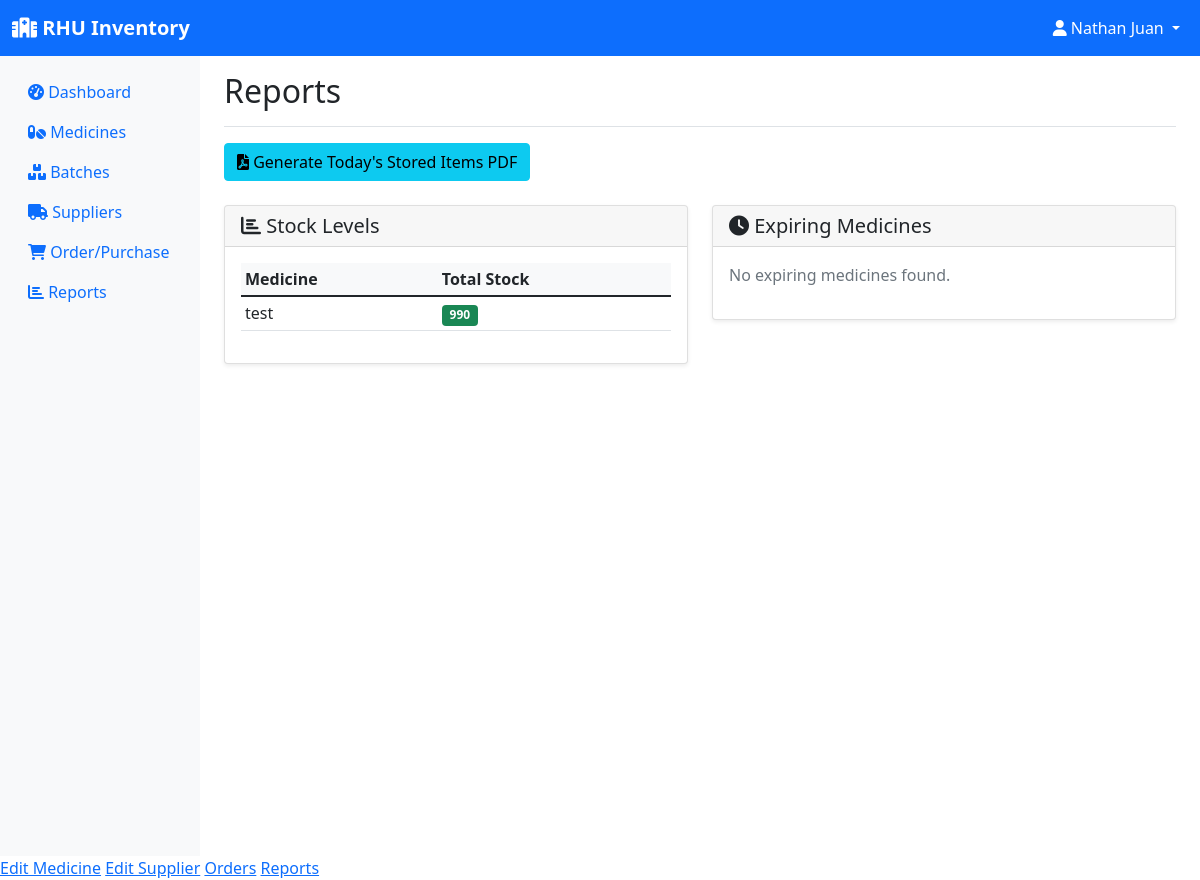
The app's page /reports (signed in) with its own data.
### models.py (models this page shows, shortened)
class User(UserMixin, db.Model):
    id = db.Column(db.Integer, primary_key=True)
    username = db.Column(db.String(150), unique=True, nullable=False)
    password = db.Column(db.String(256), nullable=False)
    role = db.Column(db.String(20), nullable=False, default='employee')  # pharmacist, manager, assistant
    email = db.Column(db.String(120), unique=True, nullable=False)
    created_at = db.Column(db.DateTime, default=datetime.utcnow)

class Medicine(db.Model):
    id = db.Column(db.Integer, primary_key=True)
    name = db.Column(db.String(100), nullable=False)
    generic_name = db.Column(db.String(100))
    category = db.Column(db.String(50))
    unit = db.Column(db.String(20))  # e.g., tablets, bottles, etc.
    supplier_id = db.Column(db.Integer, db.ForeignKey('supplier.id'), nullable=False)
    created_at = db.Column(db.DateTime, default=datetime.utcnow)
    batches = db.relationship('Batch', backref='medicine', lazy=True)
    order_items = db.relationship('OrderItem', backref='medicine', lazy=True)

### app.py (the view)
@app.route('/reports')
@login_required
def reports():
    if current_user.role not in ['admin', 'sub-admin', 'employee']:
        flash('You do not have permission to access this page.', 'danger')
        return redirect(url_for('dashboard'))
    stock_report = db.session.query(
        Medicine.name,
        func.sum(Batch.quantity).label('total_quantity')
    ).join(Batch).group_by(Medicine.name).all()
    thirty_days_from_now = datetime.now().date() + timedelta(days=30)
    expiring_report = Batch.query.filter(
        Batch.expiration_date <= thirty_days_from_now
    ).all()
    return render_template('reports.html',
                         stock_report=stock_report,
                         expiring_report=expiring_report)

### app.py (called while the page is built)
@login_manager.user_loader
def load_user(user_id):
    return User.query.get(int(user_id))

### templates/reports.html (shortened to what this page needs)
{% extends "base.html" %}
{% block content %}
{% if current_user.is_authenticated and (current_user.role == 'admin' or current_user.role == 'sub-admin' or current_user.role == 'employee') %}
<div class="d-flex justify-content-between flex-wrap flex-md-nowrap align-items-center pt-3 pb-2 mb-3 border-bottom">
    <h1 class="h2">Reports</h1>
</div>
<div class="mb-4">
    <a href="{{ url_for('report_today_total') }}" class="btn btn-info" target="_blank">
        <i class="fas fa-file-pdf"></i> Generate Today's Stored Items PDF
    </a>
</div>
<div class="row">
    <div class="col-md-6 mb-4">
        <div class="card">
            <div class="card-header">
                <h5 class="mb-0"><i class="fas fa-chart-bar"></i> Stock Levels</h5>
            </div>
            <div class="card-body">
                {% if stock_report %}
                <div class="table-responsive">
                    <table class="table table-sm">
                        <thead>
                            <tr>
                                <th>Medicine</th>
                                <th>Total Stock</th>
                            </tr>
                        </thead>
                        <tbody>
                            {% for item in stock_report %}
                            <tr>
                                <td>{{ item.name }}</td>
                                <td>
                                    <span class="badge bg-{{ 'danger' if item.total_quantity <= 10 else 'success' }}">
                                        {{ item.total_quantity }}
                                    </span>
                                </td>
                            </tr>
                            {% endfor %}
                        </tbody>
                    </table>
                </div>
                {% else %}
                <p class="text-muted">No stock data available.</p>
                {% endif %}
            </div>
        </div>
    </div>
    <div class="col-md-6 mb-4">
        <div class="card">
            <div class="card-header">
                <h5 class="mb-0"><i class="fas fa-clock"></i> Expiring Medicines</h5>
            </div>
            <div class="card-body">
                {% if expiring_report %}
                <div class="table-responsive">
                    <table class="table table-sm">
                        <thead>
                            <tr>
                                <th>Medicine</th>
                                <th>Batch</th>
                                <th>Expires</th>
                                <th>Days Left</th>
                            </tr>
                        </thead>
                        <tbody>
                            {% for batch in expiring_report %}
                            <tr>
                                <td>{{ batch.medicine.name }}</td>
                                <td>{{ batch.batch_number }}</td>
                                <td>{{ batch.expiration_date }}</td>
                                <td>
                                    {% if batch.days_until_expiration < 0 %}
                                        <span class="badge bg-danger">Expired</span>
                                    {% elif batch.days_until_expiration <= 7 %}
                                        <span class="badge bg-danger">{{ batch.days_until_expiration }} days</span>
                                    {% elif batch.days_until_expiration <= 30 %}
                                        <span class="badge bg-warning">{{ batch.days_until_expiration }} days</span>
                                    {% else %}
                                        <span class="badge bg-success">{{ batch.days_until_expiration }} days</span>
                                    {% endif %}
                                </td>
                            </tr>
                            {% endfor %}
                        </tbody>
                    </table>
                </div>
                {% else %}
                <p class="text-muted">No expiring medicines found.</p>
                {% endif %}
            </div>
        </div>
    </div>
</div>
{% else %}
    <div class="alert alert-danger mt-4">You do not have permission to access this page.</div>
{% endif %}
{% endblock %}

### templates/base.html (shortened to what this page needs)
<!DOCTYPE html>
<html lang="en">
<head>
    <link href="https://cdn.jsdelivr.net/npm/bootstrap@5.1.3/dist/css/bootstrap.min.css" rel="stylesheet">
    <link href="https://cdnjs.cloudflare.com/ajax/libs/font-awesome/6.0.0/css/all.min.css" rel="stylesheet">
</head>
<body>
    <nav class="navbar navbar-expand-lg navbar-dark bg-primary">
        <div class="container-fluid">
            <a class="navbar-brand" href="{{ url_for('dashboard') }}">
                <i class="fas fa-hospital"></i> RHU Inventory
            </a>
            {% if current_user.is_authenticated %}
            <div class="navbar-nav ms-auto">
                <div class="nav-item dropdown">
                    <a class="nav-link dropdown-toggle text-white" href="#" id="navbarDropdown" role="button" data-bs-toggle="dropdown">
                        <i class="fas fa-user"></i> {{ current_user.username }}
                    </a>
                </div>
            </div>
            {% endif %}
        </div>
    </nav>
    <div class="container-fluid">
        <div class="row">
            {% if current_user.is_authenticated %}
            <nav class="col-md-3 col-lg-2 d-md-block sidebar collapse">
                <div class="position-sticky pt-3">
                    <ul class="nav flex-column">
                        <li class="nav-item">
                            <a class="nav-link" href="{{ url_for('dashboard') }}">
                                <i class="fas fa-tachometer-alt"></i> Dashboard
                            </a>
                        </li>
                        <li class="nav-item">
                            <a class="nav-link" href="{{ url_for('inventory') }}">
                                <i class="fas fa-pills"></i> Medicines
                            </a>
                        </li>
                        <li class="nav-item">
                            <a class="nav-link" href="{{ url_for('batches') }}">
                                <i class="fas fa-boxes"></i> Batches
                            </a>
                        </li>
                        <li class="nav-item">
                            <a class="nav-link" href="{{ url_for('suppliers') }}">
                                <i class="fas fa-truck"></i> Suppliers
                            </a>
                        </li>
                        <li class="nav-item">
                            <a class="nav-link" href="{{ url_for('orders') }}">
                                <i class="fas fa-shopping-cart"></i> Order/Purchase
                            </a>
                        </li>
                        <li class="nav-item">
                            <a class="nav-link" href="{{ url_for('reports') }}">
                                <i class="fas fa-chart-bar"></i> Reports
                            </a>
                        </li>
                    </ul>
                </div>
            </nav>
            {% endif %}
            <main class="{% if current_user.is_authenticated %}col-md-9 ms-sm-auto col-lg-10 px-md-4{% else %}col-12{% endif %}">
                {% block content %}{% endblock %}
            </main>
        </div>
    </div>
    {% if current_user.is_authenticated %}
        {% if current_user.role == 'admin' %}
            <a href="{{ edit_medicine_url }}">Edit Medicine</a>
            <a href="{{ edit_supplier_url }}">Edit Supplier</a>
            <a href="{{ orders_url }}">Orders</a>
            <a href="{{ reports_url }}">Reports</a>
        {% elif current_user.role == 'sub-admin' %}
            <a href="{{ edit_medicine_url }}">Edit Medicine</a>
            <a href="{{ edit_supplier_url }}">Edit Supplier</a>
            <a href="{{ orders_url }}">Orders</a>
        {% elif current_user.role == 'employee' %}
            <a href="{{ orders_url }}">Orders</a>
            <a href="{{ reports_url }}">Reports</a>
        {% endif %}
    {% endif %}
</body>
</html>

### templates/base.html (style rules this page uses)
.sidebar { min-height: 100vh; background-color: #f8f9fa; }
.navbar-brand { font-weight: bold; }
.card { box-shadow: 0 0.125rem 0.25rem rgba(0, 0, 0, 0.075); border: 1px solid rgba(0, 0, 0, 0.125); }
.table th { background-color: #f8f9fa; border-top: none; }

### records on screen
User: username "Nathan Juan"
Medicine: name "test", total_quantity "990"
